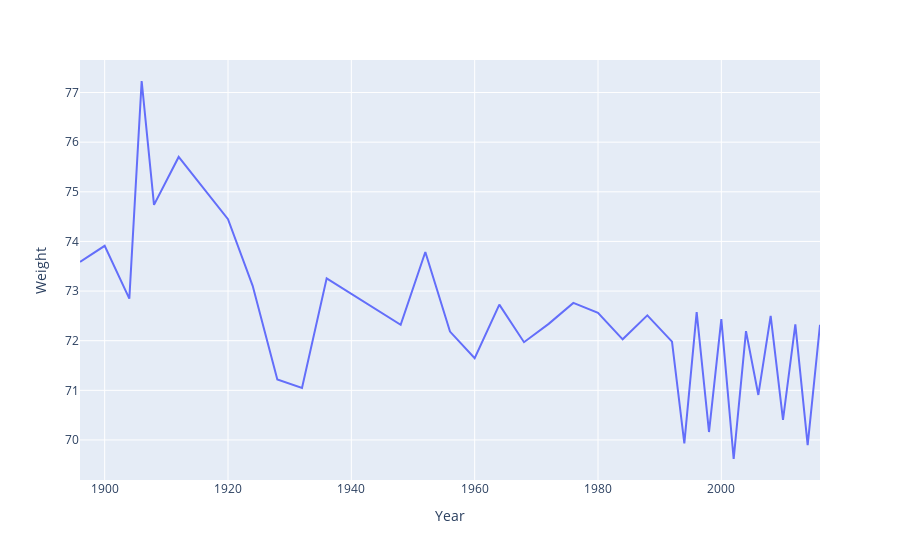

The code cell stored with this chart in its notebook:
### Markdown cell above
### i.1)

### Code cell
by_year = data.groupby(['Year']).agg({'Height':'mean', 'Weight':'mean'})
by_year.reset_index(inplace=True) # Put in 'years' as a column again.

height_by_year = px.line(by_year, x='Year', y='Height')
weight_by_year = px.line(by_year, x='Year', y='Weight')
weight_by_year.show()

### Figure 1 — Plotly figure (JSON) as saved in the notebook; plotly's stock layout.template omitted (floating-point values rounded to 4 significant figures)
{"data": [{"hovertemplate": "Year=%{x}<br>Weight=%{y}<extra></extra>", "legendgroup": "", "line": {"color": "#636efa", "dash": "solid"}, "marker": {"symbol": "circle"}, "mode": "lines", "name": "", "orientation": "v", "showlegend": false, "type": "scatter", "x": [1896, 1900, 1904, 1906, 1908, 1912, 1920, 1924, 1928, 1932, 1936, 1948, 1952, 1956, 1960, 1964, 1968, 1972, 1976, 1980, 1984, 1988, 1992, 1994, 1996, 1998, 2000, 2002, 2004, 2006, 2008, 2010, 2012, 2014, 2016], "xaxis": "x", "y": [73.59, 73.91, 72.85, 77.23, 74.74, 75.7, 74.45, 73.1, 71.22, 71.05, 73.26, 72.32, 73.79, 72.18, 71.65, 72.73, 71.97, 72.34, 72.76, 72.56, 72.03, 72.51, 71.98, 69.93, 72.57, 70.16, 72.44, 69.62, 72.19, 70.91, 72.5, 70.41, 72.33, 69.9, 72.32], "yaxis": "y"}], "layout": {"legend": {"tracegroupgap": 0}, "margin": {"t": 60}, "xaxis": {"anchor": "y", "domain": [0, 1], "title": {"text": "Year"}}, "yaxis": {"anchor": "x", "domain": [0, 1], "title": {"text": "Weight"}}}}
